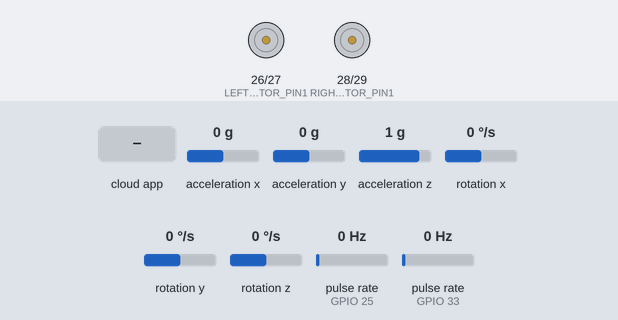
This program was run on a simulated ESP32. On the bench: motor-driver pin pairs drawn as motors (green arrow = first pin HIGH = forward, orange = second pin HIGH = backward, longer = more drive, scaled by the enable pin). Wiring (inferred from the names in the program): 2 × pulse sensor: data GPIO 25 / data GPIO 33. The test bench sets the inputs (shaded band); at power-on: acceleration x 0 g, acceleration y 0 g, acceleration z 1 g, rotation x 0 °/s, rotation y 0 °/s, rotation z 0 °/s, pulse rate (sensors on GPIO 25, GPIO 33) 0 Hz. The ROS host is connected and sends only what is stated.

Above: at 3.7 s.
3.8 s: the phone or cloud app sets linear.x to -100
At 5.0 s:
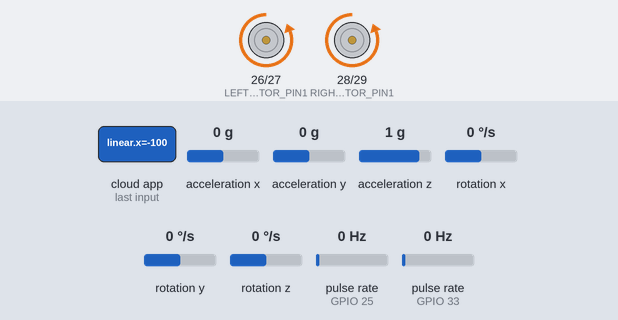
5.3 s: the phone or cloud app sets angular.z to -100
At 6.5 s:
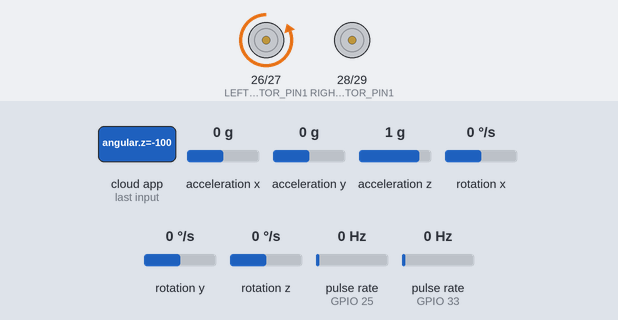
6.8 s: the phone or cloud app sets linear.x to 0
At 7.9 s:
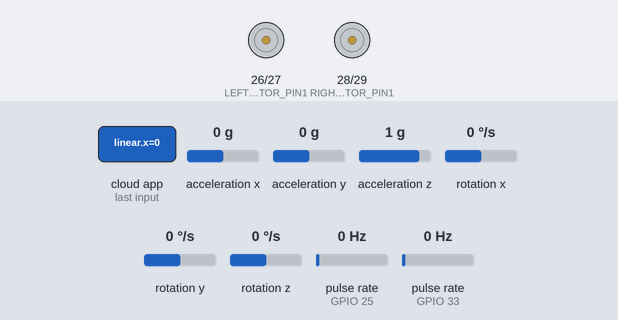
8.3 s: the phone or cloud app sets linear.x to 100
At 9.4 s:
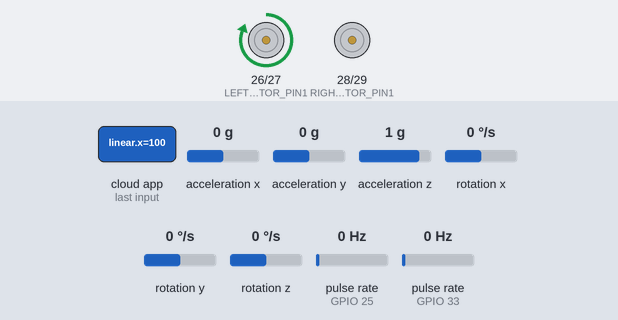
9.8 s: the phone or cloud app sets angular.z to 0
At 10.8 s:
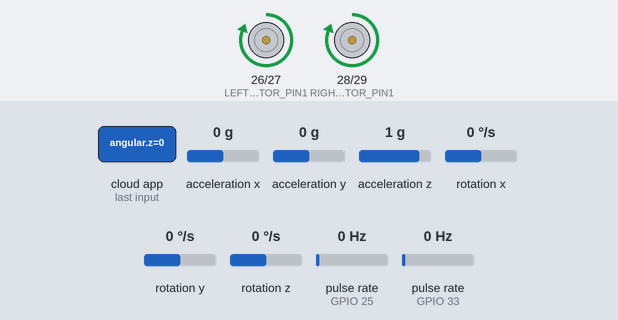
Timing chart, 0 to 12.3 s (numbered marks = the images above; inputs shaded):
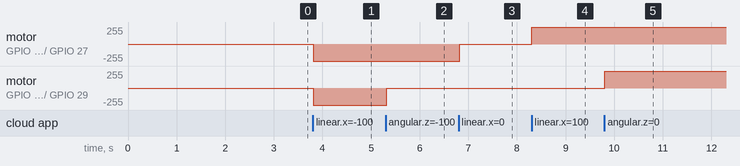

The program:

main.cpp
```cpp
#include <Arduino.h>
#include <micro_ros_platformio.h>
// #include <micro_ros_transport.h>

#include <rcl/rcl.h>
#include <rclc/rclc.h>
#include <rclc/executor.h>

#include <std_msgs/msg/int32.h>
#include <sensor_msgs/msg/imu.h>
#include <std_msgs/msg/int32_multi_array.h>
#include <geometry_msgs/msg/twist.h>

#define NANO_SECS         1000000000

// #include <MPU6050.h>
#include <I2Cdev.h>
#include "MPU6050_6Axis_MotionApps20.h"

#if I2CDEV_IMPLEMENTATION == I2CDEV_ARDUINO_WIRE
    #include "Wire.h"
#endif

MPU6050 mpu;

#define EARTH_GRAVITY_MS2 9.80665  // m/s2
#define DEG_TO_RAD        0.017453292519943295769236907684886
#define RAD_TO_DEG        57.295779513082320876798154814105


// MPU control/status vars
bool dmpReady = false;  // set true if DMP init was successful
uint8_t mpuIntStatus;   // holds actual interrupt status byte from MPU
uint8_t devStatus;      // return status after each device operation (0 = success, !0 = error)
uint16_t packetSize;    // expected DMP packet size (default is 42 bytes)
uint16_t fifoCount;     // count of all bytes currently in FIFO
uint8_t fifoBuffer[64]; // FIFO storage buffer

// orientation/motion vars
Quaternion q;           // [w, x, y, z]         quaternion container
VectorInt16 aa;         // [x, y, z]            accel sensor measurements
VectorInt16 gg;         // [x, y, z]            gyro sensor measurements
VectorInt16 aaWorld;    // [x, y, z]            world-frame accel sensor measurements
VectorInt16 ggWorld;    // [x, y, z]            world-frame accel sensor measurements
VectorFloat gravity;    // [x, y, z]            gravity vector
float euler[3];         // [psi, theta, phi]    Euler angle container
float ypr[3];           // [yaw, pitch, roll]   yaw/pitch/roll container and gravity vector

// #if !defined(MICRO_ROS_TRANSPORT_ARDUINO_SERIAL)
// #error This example is only avaliable for Arduino framework with serial transport.
// #endif


/**
 * motor pins code
*/
#define LEFT_MOTOR_PIN1 26
#define LEFT_MOTOR_PIN2 27
#define RIGHT_MOTOR_PIN1 28
#define RIGHT_MOTOR_PIN2 29
#define LEFT_ENABLE_PIN 14
#define RIGHT_ENABLE_PIN 15


// Setting PWM properties
const int frequencies = 30000;
const int pwmChannelLeft = 0;
const int pwmChannelRight = 1;
const int resolution = 8;
int dutycycle = 200;


/**
 * Encoders
 *
*/

#define LEFT_ENCODER_PIN1 25
#define LEFT_ENCODER_PIN2 33
// #define RIGHT_ENCODER_PIN1 1
// #define RIGHT_ENCODER_PIN2 1

int32_t left_encoder_value, right_encoder_value;


rcl_publisher_t publisher, imu_publisher, encoder_publisher;
rcl_subscription_t twist_subscriber;
std_msgs__msg__Int32 msg;

sensor_msgs__msg__Imu imu_msg;
geometry_msgs__msg__Twist twist_msg;
std_msgs__msg__Int32MultiArray encoder_msg;

rclc_executor_t executor;
rclc_support_t support;
rcl_allocator_t allocator;
rcl_node_t node;
rcl_timer_t timer;

#define RCCHECK(fn) { rcl_ret_t temp_rc = fn; if((temp_rc != RCL_RET_OK)){error_loop();}}
#define RCSOFTCHECK(fn) { rcl_ret_t temp_rc = fn; if((temp_rc != RCL_RET_OK)){}}

// Error handle loop
void error_loop() {
  while(1) {
    delay(100);
  }
}

void timer_callback(rcl_timer_t * timer, int64_t last_call_time) {
  RCLC_UNUSED(last_call_time);
  if (timer != NULL) {
    /**
     * IMU Sensor Values
     */
    if (dmpReady && mpu.dmpGetCurrentFIFOPacket(fifoBuffer)) { // Get the Latest packet

        // display quaternion values in easy matrix form: w x y z
        mpu.dmpGetQuaternion(&q, fifoBuffer);
        mpu.dmpGetGravity(&gravity, &q);

        // display initial world-frame acceleration, adjusted to remove gravity
        // and rotated based on known orientation from quaternion
        mpu.dmpGetAccel(&aa, fifoBuffer);
        mpu.dmpConvertToWorldFrame(&aaWorld, &aa, &q);

        // display initial world-frame acceleration, adjusted to remove gravity
        // and rotated based on known orientation from quaternion
        mpu.dmpGetGyro(&gg, fifoBuffer);
        mpu.dmpConvertToWorldFrame(&ggWorld, &gg, &q);
        // Serial.print("ggWorld\t");
        // Serial.print(ggWorld.x * mpu.get_gyro_resolution() * DEG_TO_RAD);
        // Serial.print("\t");
        // Serial.print(ggWorld.y * mpu.get_gyro_resolution() * DEG_TO_RAD);
        // Serial.print("\t");
        // Serial.println(ggWorld.z * mpu.get_gyro_resolution() * DEG_TO_RAD);


        // mpu.dmpGetYawPitchRoll(ypr, &q, &gravity);

    }
    imu_msg.header.stamp.sec = (int32_t)(rmw_uros_epoch_nanos() / NANO_SECS);
    imu_msg.header.stamp.nanosec = (uint32_t)(rmw_uros_epoch_nanos() % NANO_SECS);
    imu_msg.orientation.x = q.x;
    imu_msg.orientation.y = q.y;
    imu_msg.orientation.z = q.z;
    imu_msg.orientation.w = q.w;

    imu_msg.angular_velocity.x = ggWorld.x;
    imu_msg.angular_velocity.y = ggWorld.y;
    imu_msg.angular_velocity.z = ggWorld.z;

    imu_msg.linear_acceleration.x = aaWorld.x;
    imu_msg.linear_acceleration.y = aaWorld.y;
    imu_msg.linear_acceleration.z = aaWorld.z;

    // encoder_msg.data.data[0] += 1;
    // encoder_msg.data.data[1] += 1;
    encoder_msg.data.data[0] = left_encoder_value;


    RCSOFTCHECK(rcl_publish(&publisher, &msg, NULL));
    RCSOFTCHECK(rcl_publish(&imu_publisher, &imu_msg, NULL));
    RCSOFTCHECK(rcl_publish(&encoder_publisher, &encoder_msg, NULL));
  }
}


// subscription callback
void subscription_callback(const void * msgin)
{
        const geometry_msgs__msg__Twist * msg = (const geometry_msgs__msg__Twist *)msgin;
        // printf("Received linear x: %f, angular z: %f \n",  (float)  msg->linear.x, (float) msg->angular.z);
        // Map linear.x to motor speed and angular.z to motor direction
        int speed = map((int)(msg->linear.x * 100), -100, 100, -255, 255);
        int turn = map((int)(msg->angular.z * 100), -100, 100, -255, 255);

        // Determine motor control based on received messages
        if (speed > 0) {
            // Move forward
            digitalWrite(LEFT_MOTOR_PIN1, HIGH);
            digitalWrite(LEFT_MOTOR_PIN2, LOW);
            digitalWrite(RIGHT_MOTOR_PIN1, HIGH);
            digitalWrite(RIGHT_MOTOR_PIN2, LOW);
        } else if (speed < 0) {
            // Move backward
            digitalWrite(LEFT_MOTOR_PIN1, LOW);
            digitalWrite(LEFT_MOTOR_PIN2, HIGH);
            digitalWrite(RIGHT_MOTOR_PIN1, LOW);
            digitalWrite(RIGHT_MOTOR_PIN2, HIGH);
        } else {
            // Stop
            digitalWrite(LEFT_MOTOR_PIN1, LOW);
            digitalWrite(LEFT_MOTOR_PIN2, LOW);
            digitalWrite(RIGHT_MOTOR_PIN1, LOW);
            digitalWrite(RIGHT_MOTOR_PIN2, LOW);
        }

        // Apply turn
        if (turn > 0) {
            // Turn right
            ledcWrite(pwmChannelLeft, abs(speed) - turn);
            ledcWrite(pwmChannelLeft, abs(speed) + turn);
        } else if (turn < 0) {
            // Turn left
            ledcWrite(pwmChannelLeft, abs(speed) + abs(turn));
            ledcWrite(pwmChannelRight, abs(speed) - abs(turn));
        } else {
            // No turn, same speed for both motors
            ledcWrite(pwmChannelLeft, abs(speed));
            ledcWrite(pwmChannelRight, abs(speed));
        }
}

void initialize_ros_msgs()
{
    char* frame_id = new char[strlen("imu_link") + 1];
    strcpy(frame_id, "imu_link");
    imu_msg.header.frame_id.data = frame_id;

    float accel_cov_ = 0.00001;
    float gyro_cov_ = 0.00001;

    imu_msg.angular_velocity_covariance[0] = gyro_cov_;
    imu_msg.angular_velocity_covariance[4] = gyro_cov_;
    imu_msg.angular_velocity_covariance[8] = gyro_cov_;

    imu_msg.linear_acceleration_covariance[0] = accel_cov_;
    imu_msg.linear_acceleration_covariance[4] = accel_cov_;
    imu_msg.linear_acceleration_covariance[8] = accel_cov_;

    left_encoder_value = 0;
    right_encoder_value = 0;
    int32_t data[] = {left_encoder_value, right_encoder_value};
    encoder_msg.data.capacity = 2;
    encoder_msg.data.size = 2;
    encoder_msg.data.data = data;

}


static inline void doEncoderA(){

  // look for a low-to-high on channel A
  if (digitalRead(LEFT_ENCODER_PIN1) == HIGH) {
    // check channel B to see which way encoder is turning
    if (digitalRead(LEFT_ENCODER_PIN2) == LOW) {
      left_encoder_value = left_encoder_value + 1;         // CW
    }
    else {
      left_encoder_value = left_encoder_value - 1;         // CCW
    }
  }
  else   // must be a high-to-low edge on channel A
  {
    // check channel B to see which way encoder is turning
    if (digitalRead(LEFT_ENCODER_PIN2) == HIGH) {
      left_encoder_value = left_encoder_value + 1;          // CW
    }
    else {
      left_encoder_value = left_encoder_value - 1;          // CCW
    }
  }

}


static inline void doEncoderB(){
  // look for a low-to-high on channel B
  if (digitalRead(LEFT_ENCODER_PIN2) == HIGH) {
   // check channel A to see which way encoder is turning
    if (digitalRead(LEFT_ENCODER_PIN1) == HIGH) {
      left_encoder_value = left_encoder_value + 1;         // CW
    }
    else {
      left_encoder_value = left_encoder_value - 1;         // CCW
    }
  }
  // Look for a high-to-low on channel B
  else {
    // check channel B to see which way encoder is turning
    if (digitalRead(LEFT_ENCODER_PIN1) == LOW) {
      left_encoder_value = left_encoder_value + 1;          // CW
    }
    else {
      left_encoder_value = left_encoder_value - 1;          // CCW
    }
  }
}

void setup() {


    #if I2CDEV_IMPLEMENTATION == I2CDEV_ARDUINO_WIRE
        Wire.begin();
        Wire.setClock(400000); // 400kHz I2C clock. Comment this line if having compilation difficulties
    #elif I2CDEV_IMPLEMENTATION == I2CDEV_BUILTIN_FASTWIRE
        Fastwire::setup(400, true);
    #endif


    mpu.initialize();
    devStatus = mpu.dmpInitialize();

    // supply your own gyro offsets here, scaled for min sensitivity
    mpu.setXGyroOffset(-156);
    mpu.setYGyroOffset(-11);
    mpu.setZGyroOffset(-14);
    mpu.setXAccelOffset(-3699);
    mpu.setYAccelOffset(-2519);
    mpu.setZAccelOffset(1391); // 1688 factory default for my test chip

    // make sure it worked (returns 0 if so)
    if (devStatus == 0) {

        mpu.CalibrateAccel(6);
        mpu.CalibrateGyro(6);
        mpu.PrintActiveOffsets();
        mpu.setDMPEnabled(true);

        mpuIntStatus = mpu.getIntStatus();

        dmpReady = true;
        packetSize = mpu.dmpGetFIFOPacketSize();
    }


    // Motor Driver
    pinMode(LEFT_MOTOR_PIN1, OUTPUT);
    pinMode(LEFT_MOTOR_PIN2, OUTPUT);
    pinMode(RIGHT_MOTOR_PIN1, OUTPUT);
    pinMode(RIGHT_MOTOR_PIN2, OUTPUT);
    pinMode(LEFT_ENABLE_PIN, OUTPUT);
    pinMode(RIGHT_ENABLE_PIN, OUTPUT);

    // configure ledc pwm
    ledcSetup(pwmChannelLeft, frequencies, resolution);
    ledcSetup(pwmChannelRight, frequencies, resolution);

    // attch te channel to GPIO to be controlled
    ledcAttachPin(LEFT_ENABLE_PIN, pwmChannelLeft);
    ledcAttachPin(RIGHT_ENABLE_PIN, pwmChannelRight);


    /**
     * encoders
    */

   pinMode(LEFT_ENCODER_PIN1, INPUT_PULLUP);
   pinMode(LEFT_ENCODER_PIN2, INPUT_PULLUP);
  //  pinMode(RIGHT_ENCODER_PIN1, INPUT_PULLUP);
  //  pinMode(RIGHT_ENCODER_PIN2, INPUT_PULLUP);

   attachInterrupt(digitalPinToInterrupt(LEFT_ENCODER_PIN1), doEncoderA, CHANGE);
   attachInterrupt(digitalPinToInterrupt(LEFT_ENCODER_PIN2), doEncoderB, CHANGE);


  // Configure serial transport
  Serial.begin(115200);
  set_microros_serial_transports(Serial);
  // 192.168.117.185
  // 172.22.72.27
//   IPAddress agent_ip(172, 22, 72, 27);
//   size_t agent_port = 8888;
//   char ssid[] = "Xiaomi 13 Lite";
//   char psk[]= "1234567890";

//   set_microros_wifi_transports(ssid, psk, agent_ip, agent_port);


  delay(2000);
  initialize_ros_msgs();

  allocator = rcl_get_default_allocator();

  //create init_options
  RCCHECK(rclc_support_init(&support, 0, NULL, &allocator));

  // create node
  RCCHECK(rclc_node_init_default(&node, "micro_ros_platformio_node", "", &support));

  // create publisher
  RCCHECK(rclc_publisher_init_default(
    &publisher,
    &node,
    ROSIDL_GET_MSG_TYPE_SUPPORT(std_msgs, msg, Int32),
    "micro_ros_platformio_node_publisher"));

  // create imu publisher
  RCCHECK(rclc_publisher_init_default(
    &imu_publisher,
    &node,
    ROSIDL_GET_MSG_TYPE_SUPPORT(sensor_msgs, msg, Imu),
    "imu"));

  // create encoder publisher
  RCCHECK(rclc_publisher_init_default(
    &encoder_publisher,
    &node,
    ROSIDL_GET_MSG_TYPE_SUPPORT(std_msgs, msg, Int32MultiArray),
    "encoders"));

    // Create subscriber.
    RCCHECK(rclc_subscription_init_default(
                &twist_subscriber,
                &node,
                ROSIDL_GET_MSG_TYPE_SUPPORT(geometry_msgs, msg, Twist),
                "cmd_vel"));

  // create timer,
  const unsigned int timer_timeout = 10;
  RCCHECK(rclc_timer_init_default(
    &timer,
    &support,
    RCL_MS_TO_NS(timer_timeout),
    timer_callback));

  // create executor
  RCCHECK(rclc_executor_init(&executor, &support.context, 2, &allocator));
  RCCHECK(rclc_executor_add_timer(&executor, &timer));
  // add subscriber to executor
RCCHECK(rclc_executor_add_subscription(&executor, &twist_subscriber, &twist_msg, &subscription_callback, ON_NEW_DATA));

  msg.data = 0;
}

void loop() {


  delay(10);
  RCSOFTCHECK(rclc_executor_spin_some(&executor, RCL_MS_TO_NS(10)));
}
```

Measured:
- after the input at 3.8 s, motor on GPIO 26 (LEFT_MOTOR_PIN1) / GPIO 27 (LEFT_MOTOR_PIN2), motor on GPIO 28 (RIGHT_MOTOR_PIN1) / GPIO 29 (RIGHT_MOTOR_PIN2): stopped → backward 255/255 at once
- after the input at 5.3 s, motor on GPIO 28 (RIGHT_MOTOR_PIN1) / GPIO 29 (RIGHT_MOTOR_PIN2): backward 255/255 → stopped at once
- after the input at 6.8 s, motor on GPIO 26 (LEFT_MOTOR_PIN1) / GPIO 27 (LEFT_MOTOR_PIN2): backward 255/255 → stopped at once
- after the input at 8.3 s, motor on GPIO 26 (LEFT_MOTOR_PIN1) / GPIO 27 (LEFT_MOTOR_PIN2): stopped → forward 255/255 at once
- after the input at 9.8 s, motor on GPIO 28 (RIGHT_MOTOR_PIN1) / GPIO 29 (RIGHT_MOTOR_PIN2): stopped → forward 255/255 at once
